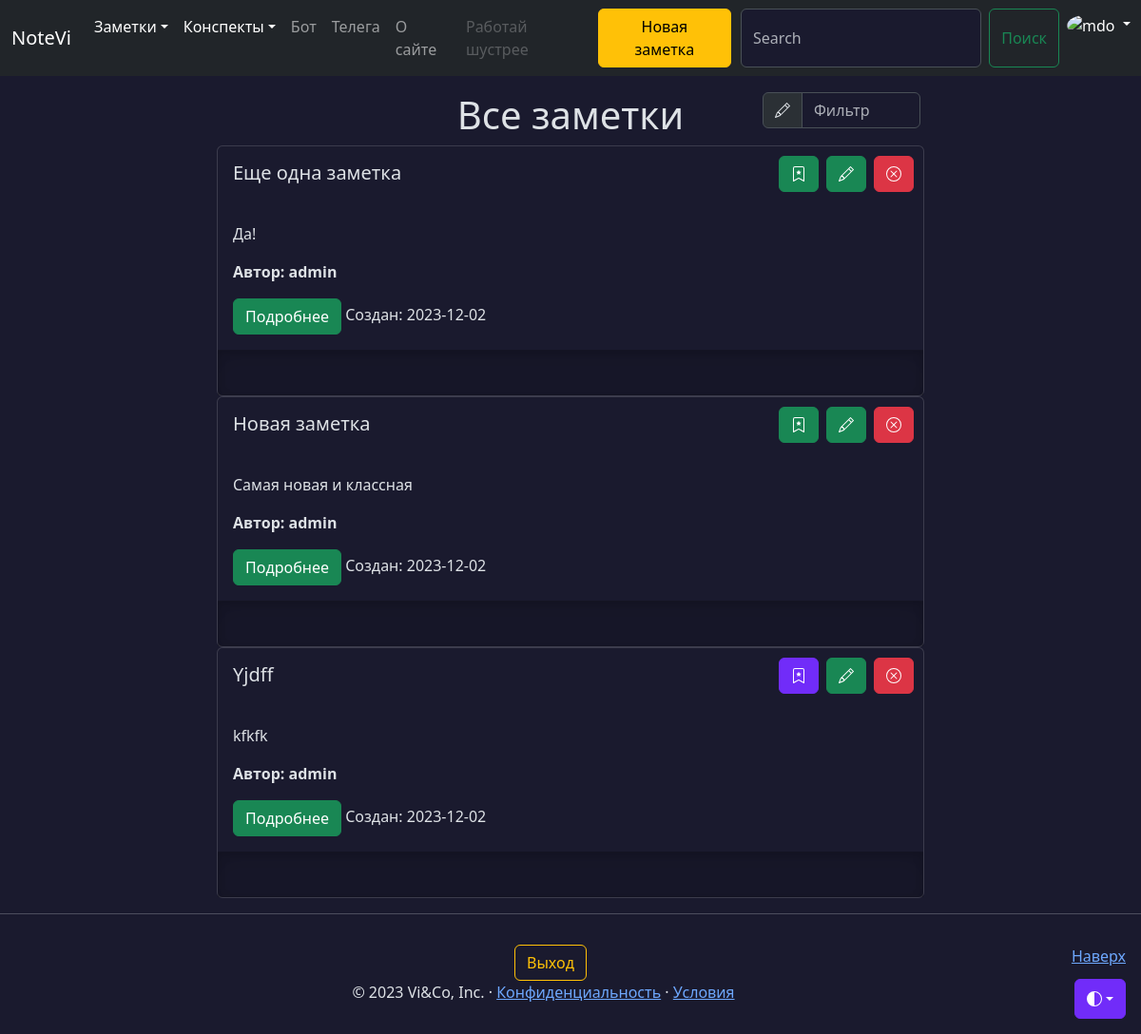
The app's page /notes (signed in) with its own data.
### models.py (models this page shows, shortened)
class Note(db.Model):
    id = db.Column(db.Integer, primary_key=True)
    title = db.Column(db.String(100), nullable=False, default=' ')
    intro = db.Column(db.String(200), nullable=False, default=' ')
    text = db.Column(db.Text, nullable=False, default=' ')
    user_id = db.Column(db.Integer,
                        db.ForeignKey('user.id'))
    data = db.Column(db.Date, nullable=False, default=datetime.utcnow)
    favorites = db.relationship('User',
                                secondary='favorites',
                                backref=db.backref('favorite_notes',
                                                   lazy=True),
                                lazy='subquery')
    public = db.Column(db.String(8), default=None)
    files = db.relationship('File',
                            secondary='note_file',
                            lazy='subquery',
                            backref=db.backref('notes',
                                               lazy=True))

class User(db.Model):
    id = db.Column(db.Integer, primary_key=True)
    username = db.Column(
        db.String(64), index=True, unique=True, nullable=False
    )
    email = db.Column(db.String(120), index=True, unique=True, nullable=False)
    password_hash = db.Column(db.String(255), nullable=False)
    notes = db.relationship('Note',
                            backref='author',
                            lazy='dynamic',
                            cascade='all, delete')
    created_on = db.Column(db.DateTime(), default=datetime.utcnow)
    updated_on = db.Column(
        db.DateTime, default=datetime.utcnow, onupdate=datetime.utcnow
    )
    conspects = db.relationship('Conspect',
                                backref='author',
                                lazy='dynamic',
                                cascade='all, delete'
                                )
    name = db.Column(db.String(100), default='--')
    surname = db.Column(db.String(100), default='--')
    birth_date = db.Column(db.Date, default='--')
    phone = db.Column(db.String(100), default='--')
    city = db.Column(db.String(200), default='--')
    profession = db.Column(db.String(100), default='--')
    site = db.Column(db.String(100), default='--')
    github = db.Column(db.String(100), default='--')
    def is_favorite(self, note) -> bool:
        if self.favorite_notes is None:
            return False
        return self.favorite_notes and note in set(self.favorite_notes)
    def is_author(self, instance):
        return self.id == instance.user_id
    @property
    def is_authenticated(self):
        return True
    @property
    def roles(self):
        _roles = set()
        for group in self.groups:
            for role in group.roles:
                _roles.add(role)
        return _roles
    def has_role(self, role):
        if isinstance(role, str):
            role = Role.query.filter_by(name=role.lower()).first()
        if not role:
            return False
        return role in self.roles
    @property
    def is_admin(self):
        return self.has_role('admin')

### views/notes.py (the view)
@app.route('/notes')
def notes():
    if current_user.is_authenticated:
        notes = (Note.query
                     .filter(Note.user_id == current_user.id)
                     .order_by(Note.id.desc())
                     .all())
        return render_template('notes.html', notes=notes)
    else:
        return render_template('notes.html')

### models.py (called while the page is built)
@login_manager.user_loader
def user_loader(id: int):
    return db.session.query(User).get(id)

### templates/notes.html (shortened to what this page needs)
{% extends 'base.html' %}
{% block content %}
{% if request.endpoint == 'public' or current_user.is_authenticated %}
<div class="container mt-5">
  <div class="row justify-content-md-center">
    {% if notes|length > 0 %}
    <div class="col-sm-4 col-lg-2">
    </div>
    <div class="col-sm-4 align-self-center">
      {% if request.endpoint == 'user_notes' %}
        <h1 style="text-align: center;">Заметки пользователя {{ user.username }}</h1>
      {% else %}
        <h1 style="text-align: center;">Все заметки</h1>
      {% endif %}
    {% endif %}
    </div>
    {% if notes|length > 0 %}
      <div class="col-sm-4 col-lg-2 mb-2">
        <div class="input-group">
          <span class="input-group-text" id="basic-addon1">
          </span>
          <input type="text" class="form-control" placeholder="Фильтр" aria-label="Фильтр" aria-describedby="basic-addon1" id="filterInput">
        </div>
      </div>
    </div>
    {% endif %}
    {% if notes|length > 0 %}
      {% for note in notes %}
        <div class="card container col-lg-8 p-0">
          <div class="card-body container">
            <h5 class="card-title col-7">{{ note.title }}</h5>
            <il class="col">{% include 'includes/btn.html' %}</il>
          </div>
          <div class="card-body container">
            <p class="card-text">{{ note.intro }}</p>
            <p class="card-author"><b>Автор: {{ note.author.username }}</b></p>
            <a href="/notes/{{ note.id }}" class="btn btn-success" data-toggle="button" aria-pressed="false" autocomplete="off">
                Подробнее
            </a>
            <note class="date col">Cоздан: {{ note.data }}</note>
          </div>
          <div class="b-example-divider" style="width: 100%;"></div>
        </div>
      {% endfor %}
    {% endif %}
  </div>
  {% else %}
  <div class="container mt-5">
    <h1 style="text-align: center;">Войдите или зарегистрируйтесь</h1>
  </div>
  {% endif %}
{% endblock %}

### templates/includes/btn.html (shortened to what this page needs)
{% if current_user.is_authenticated %}
  {% if not current_user.is_author(note) %}
  <a {% if current_user.is_favorite(note) %} href="/notes/{{ note.id }}/unfavorite" class="btn btn-success btn-bd-primary delete-button" {% else %} href="/notes/{{ note.id }}/favorite" class="btn btn-success delete-button" {% endif %}>
    <svg xmlns="http://www.w3.org/2000/svg" width="16" height="16" fill="currentColor" class="bi bi-trash" viewBox="0 0 16 16">
      <path d="M7.84 4.1a.178.178 0 0 1 .32 0l.634 1.285a.178.178 0 0 0 .134.098l1.42.206c.145.021.204.2.098.303L9.42 6.993a.178.178 0 0 0-.051.158l.242 1.414a.178.178 0 0 1-.258.187l-1.27-.668a.178.178 0 0 0-.165 0l-1.27.668a.178.178 0 0 1-.257-.187l.242-1.414a.178.178 0 0 0-.05-.158l-1.03-1.001a.178.178 0 0 1 .098-.303l1.42-.206a.178.178 0 0 0 .134-.098L7.84 4.1z"></path>
      <path d="M2 2a2 2 0 0 1 2-2h8a2 2 0 0 1 2 2v13.5a.5.5 0 0 1-.777.416L8 13.101l-5.223 2.815A.5.5 0 0 1 2 15.5V2zm2-1a1 1 0 0 0-1 1v12.566l4.723-2.482a.5.5 0 0 1 .554 0L13 14.566V2a1 1 0 0 0-1-1H4z"></path>
    </svg>
  </a>
  {% else %}
  <a {% if current_user.is_favorite(note) %} href="/notes/{{ note.id }}/unfavorite" class="btn btn-success btn-bd-primary favorite-button" {% else %} href="/notes/{{ note.id }}/favorite" class="btn btn-success favorite-button" {% endif %}>
  </a>
  {% endif %}
{% endif %}
{% if current_user.is_authenticated and current_user.is_author(note) %}
  <a href="/notes/{{ note.id }}/edit" class="btn btn-success edit-button">
  </a>
  <a href="/notes/{{ note.id }}/confirmation" class="btn btn-danger delete-button">
    </a>
{% endif %}

### static/css/base.css (style rules this page uses)
body { padding-top: 3rem; color: rgb(var(--bs-tertiary-color-rgb)); display: flex; flex-direction: column; height: 100%; }
.favorite-button { position: absolute; top: 10px; right: 110px; }
.edit-button { position: absolute; top: 10px; right: 60px; }
.delete-button { position: absolute; top: 10px; right: 10px; }
.b-example-divider { width: 100%; height: 3rem; background-color: rgba(0, 0, 0, .1); border: solid rgba(0, 0, 0, .15); border-width: 1px 0; box-shadow: inset 0 .5em 1.5em rgba(0, 0, 0, .1), inset 0 .125em .5em rgba(0, 0, 0, .15); }
.bi { vertical-align: -.125em; fill: currentColor; }
.btn-bd-primary { --bd-violet-bg: #712cf9; --bd-violet-rgb: 112.520718, 44.062154, 249.437846; --bs-btn-font-weight: 600; --bs-btn-color: var(--bs-white); --bs-btn-bg: var(--bd-violet-bg); --bs-btn-border-color: var(--bd-violet-bg); --bs-btn-hover-color: var(--bs-white); --bs-btn-hover-bg: #6528e0; --bs-btn-hover-border-color: #6528e0; --bs-btn-focus-shadow-rgb: var(--bd-violet-rgb); --bs-btn-active-color: var(--bs-btn-hover-color); --bs-btn-active-bg: #5a23c8; --bs-btn-active-border-color: #5a23c8; }
p { white-space: pre-line; }

### records on screen
Note: title "Еще одна заметка", intro "Да!", author.username "admin", data "2023-12-02"
Note: title "Новая заметка", intro "Самая новая и классная", author.username "admin", data "2023-12-02"
Note: title "Yjdff", intro "kfkfk", author.username "admin", data "2023-12-02"
